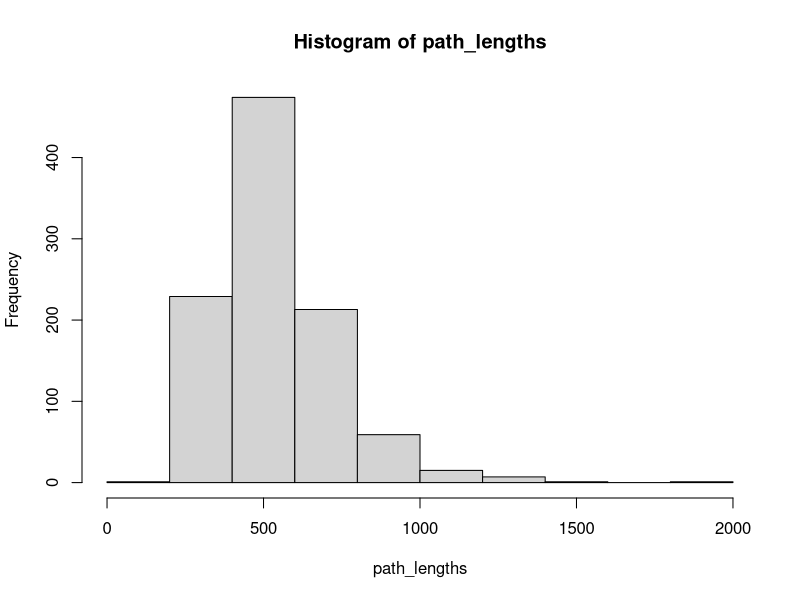

The R source for this figure:
rando_knight <- function(iterations=10){
  
  iterations <- iterations



path_length <- rep(0,iterations)


for (iter in 1:iterations) {
  
  # Set Initial Postion for Knight and clear the board
  state_board = matrix(0,nrow = 8, ncol = 8)
  state_board[1,1] <- 1
  row_pos = 1
  col_pos = 1
  
  # Set Completion Status
  complete_state <- 0 # will turn to 1 once knight touches every square
  path_length_counter <- 0 
  
  # Move Around until Knight Goes to Every Spot
  while (complete_state == 0) {
    
    move_succes <- 0
    
    while (move_succes==0) {
      
      ### Move the Knight Quick to Code but needs validation (see below)
      x<-sample(1:8,1) # draw a random number between 1 and 8
      ### Forcast the knight's acording to random number.
      
      if (x==1) {
        temp_row <- row_pos+2
        temp_col <- col_pos+1
      }
      
      if (x==2) {
        temp_row <- row_pos+1
        temp_col <- col_pos+2
      }
      
      if (x==3) {
        temp_row <- row_pos-2
        temp_col <- col_pos+1
      }
      
      if (x==4) {
        temp_row <- row_pos-1
        temp_col <- col_pos+2
      }
      
      if (x==5) {
        temp_row <- row_pos+2
        temp_col <- col_pos-1
      }
      
      if (x==6) {
        temp_row <- row_pos+1
        temp_col <- col_pos-2
      }
      
      if (x==7) {
        temp_row = row_pos-2
        temp_col = col_pos-1
      }
      
      if (x==8) {
        temp_row = row_pos-1
        temp_col = col_pos-2
      }
      
      ### Validate that the move is legal aka on the boar.
      if ((temp_row <=8)&(temp_row >=1)&(temp_col <=8)&(temp_col >=1)) {
        row_pos <- temp_row
        col_pos <- temp_col
        move_succes <- 1
        path_length_counter <- path_length_counter+1
      }
      
    }
    
    ### Update Stateboard
    state_board[row_pos,col_pos] <- 1
    
    ### Check Completion COnditions
    if (sum(state_board)==64) {
      
      complete_state <- 1
      
    }
    
    
    
  }
 
  path_length[iter]<-path_length_counter
  
}
return(path_length)

}

path_lengths <- rando_knight(1000)

summary(path_lengths)

hist(path_lengths)